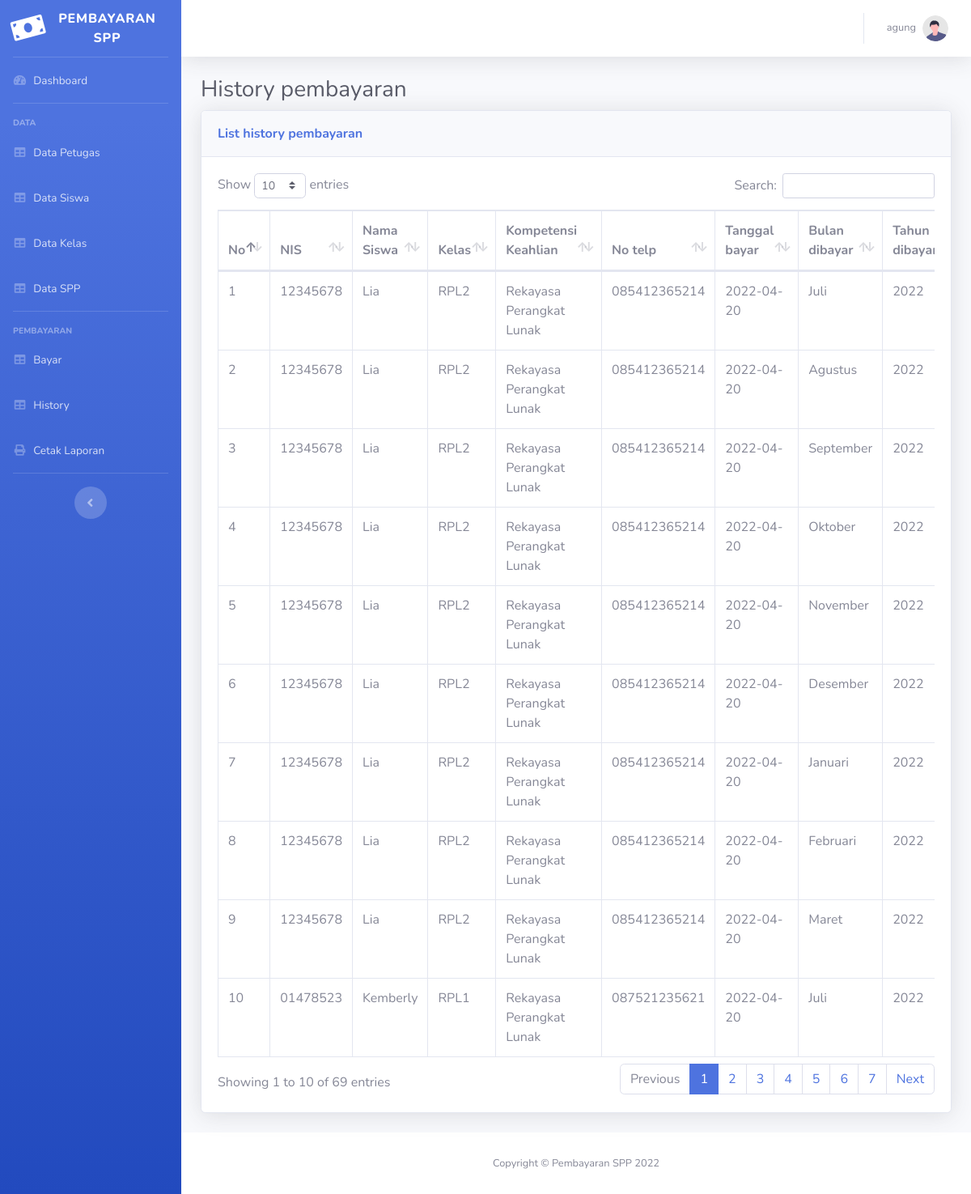
The app's page /includes/petugas?p=history (signed in) with its own data.
### tables this page shows
CREATE TABLE `pembayaran` (
  `id_pembayaran` int(11) NOT NULL,
  `id_petugas` int(11) NOT NULL,
  `nisn` varchar(10) NOT NULL,
  `tgl_bayar` date NOT NULL,
  `bulan_dibayar` varchar(9) NOT NULL,
  `tahun_dibayar` varchar(4) NOT NULL,
  `id_spp` int(11) NOT NULL,
  `jumlah_bayar` int(11) NOT NULL
);

CREATE TABLE `siswa` (
  `nisn` varchar(10) NOT NULL,
  `nis` varchar(8) NOT NULL,
  `nama` varchar(35) NOT NULL,
  `id_kelas` int(11) NOT NULL,
  `alamat` text NOT NULL,
  `no_telp` varchar(13) NOT NULL,
  `id_spp` int(11) NOT NULL
);

CREATE TABLE `kelas` (
  `id_kelas` int(11) NOT NULL,
  `nama_kelas` varchar(10) NOT NULL,
  `kompetensi_keahlian` varchar(50) NOT NULL
);

### config/koneksi.php (called while the page is built, shortened)
<?php
class DB {
    var $host = "localhost";
    var $user = "root";
    var $pass = "";
    var $dbs = "db_spp1";
    public function connect()
    {
        $conn = new mysqli($this->host, $this->user, $this->pass, $this->dbs) or die(mysqli_connect_error());
        return $conn;
    }
    public function query($query)
    {
        $conn = $this->connect();
        $queryRun = mysqli_query($conn, $query) or die(mysqli_errno($conn));
        return $queryRun;
    }
    public function fetchAll($query)
    {
        $queryRun = $this->query($query);
        $data = $queryRun->fetch_all(MYSQLI_ASSOC);
        return $data;
    }
}
?>

### includes/petugas/history.php (the view, shortened to what this page needs)
<div class="container-fluid">
<h1 class="h3 mb-2 text-gray-800">History pembayaran</h1>
<div class="card shadow mb-4">
    <div class="card-header py-3">
        <h6 class="m-0 font-weight-bold text-primary d-inline">List history pembayaran</h6>
    </div>
    <div class="card-body">
        <div class="table-responsive">
            <table class="table table-bordered" id="dataTable" width="100%" cellspacing="0">
                <thead>
                    <tr>
                        <th>No</th>
                        <th>NIS</th>
                        <th>Nama Siswa</th>
                        <th>Kelas</th>
                        <th>Kompetensi Keahlian</th>
                        <th>No telp</th>
                        <th>Tanggal bayar</th>
                        <th>Bulan dibayar</th>
                        <th>Tahun dibayar</th>
                    </tr>
                </thead>
                <tbody>
                    <?php
                        $no = 1;
                        $data_siswa = $db->fetchAll("SELECT * FROM pembayaran LEFT JOIN siswa on pembayaran.nisn = siswa.nisn LEFT JOIN kelas on siswa.id_kelas = kelas.id_kelas
                                                        LEFT JOIN petugas on pembayaran.id_petugas = petugas.id_petugas");
                        foreach ($data_siswa as $key => $row) :
                    ?>
                    <tr>
                        <td><?=$no++?></td>
                        <td><?=$row["nis"]?></td>
                        <td><?=$row["nama"]?></td>
                        <td><?=$row["nama_kelas"]?></td>
                        <td><?=$row["kompetensi_keahlian"]?></td>
                        <td><?=$row["no_telp"]?></td>
                        <td><?=$row["tgl_bayar"]?></td>
                        <td><?=$row["bulan_dibayar"]?></td>
                        <td><?=$row["tahun_dibayar"]?></td>
                    </tr>
                    <?php endforeach ?>
                </tbody>
            </table>
        </div>
    </div>
</div>
</div>

### records on screen
pembayaran: nisn.nis "12345678", nisn.nama "Lia", kelas.nama_kelas "RPL2", kelas.kompetensi_keahlian "Rekayasa Perangkat Lunak", nisn.no_telp "085412365214", tgl_bayar "2022-04-20", bulan_dibayar "Juli", tahun_dibayar "2022"
pembayaran: nisn.nis "12345678", nisn.nama "Lia", kelas.nama_kelas "RPL2", kelas.kompetensi_keahlian "Rekayasa Perangkat Lunak", nisn.no_telp "085412365214", tgl_bayar "2022-04-20", bulan_dibayar "Agustus", tahun_dibayar "2022"
pembayaran: nisn.nis "12345678", nisn.nama "Lia", kelas.nama_kelas "RPL2", kelas.kompetensi_keahlian "Rekayasa Perangkat Lunak", nisn.no_telp "085412365214", tgl_bayar "2022-04-20", bulan_dibayar "September", tahun_dibayar "2022"
pembayaran: nisn.nis "12345678", nisn.nama "Lia", kelas.nama_kelas "RPL2", kelas.kompetensi_keahlian "Rekayasa Perangkat Lunak", nisn.no_telp "085412365214", tgl_bayar "2022-04-20", bulan_dibayar "Oktober", tahun_dibayar "2022"
pembayaran: nisn.nis "12345678", nisn.nama "Lia", kelas.nama_kelas "RPL2", kelas.kompetensi_keahlian "Rekayasa Perangkat Lunak", nisn.no_telp "085412365214", tgl_bayar "2022-04-20", bulan_dibayar "November", tahun_dibayar "2022"
pembayaran: nisn.nis "12345678", nisn.nama "Lia", kelas.nama_kelas "RPL2", kelas.kompetensi_keahlian "Rekayasa Perangkat Lunak", nisn.no_telp "085412365214", tgl_bayar "2022-04-20", bulan_dibayar "Desember", tahun_dibayar "2022"
pembayaran: nisn.nis "12345678", nisn.nama "Lia", kelas.nama_kelas "RPL2", kelas.kompetensi_keahlian "Rekayasa Perangkat Lunak", nisn.no_telp "085412365214", tgl_bayar "2022-04-20", bulan_dibayar "Januari", tahun_dibayar "2022"
pembayaran: nisn.nis "12345678", nisn.nama "Lia", kelas.nama_kelas "RPL2", kelas.kompetensi_keahlian "Rekayasa Perangkat Lunak", nisn.no_telp "085412365214", tgl_bayar "2022-04-20", bulan_dibayar "Februari", tahun_dibayar "2022"
pembayaran: nisn.nis "12345678", nisn.nama "Lia", kelas.nama_kelas "RPL2", kelas.kompetensi_keahlian "Rekayasa Perangkat Lunak", nisn.no_telp "085412365214", tgl_bayar "2022-04-20", bulan_dibayar "Maret", tahun_dibayar "2022"
pembayaran: nisn.nis "01478523", nisn.nama "Kemberly", kelas.nama_kelas "RPL1", kelas.kompetensi_keahlian "Rekayasa Perangkat Lunak", nisn.no_telp "087521235621", tgl_bayar "2022-04-20", bulan_dibayar "Juli", tahun_dibayar "2022"

### other values on screen
$_SESSION["nama"] "agung"
